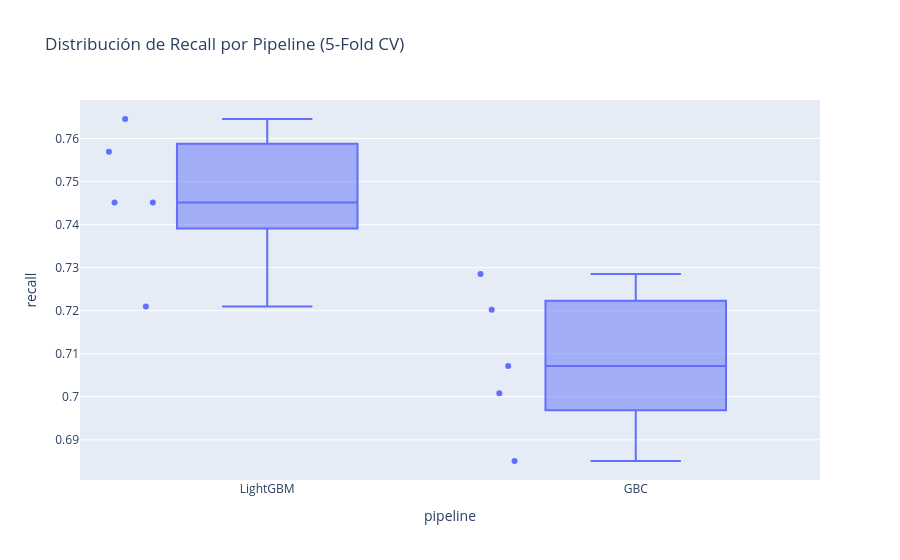

Write notebook code for a chart like this one.
### Code cell
fig = px.box(
    df_cv_results,
    x="pipeline",
    y="recall",
    points="all",  
    title="Distribución de Recall por Pipeline (5-Fold CV)"
)

fig.show()

### Figure 1 — Plotly figure (JSON) as saved in the notebook; plotly's stock layout.template omitted (floating-point values rounded to 4 significant figures)
{"data": [{"alignmentgroup": "True", "boxpoints": "all", "hovertemplate": "pipeline=%{x}<br>recall=%{y}<extra></extra>", "legendgroup": "", "marker": {"color": "#636efa"}, "name": "", "notched": false, "offsetgroup": "", "orientation": "v", "showlegend": false, "type": "box", "x": ["LightGBM", "LightGBM", "LightGBM", "LightGBM", "LightGBM", "GBC", "GBC", "GBC", "GBC", "GBC"], "x0": " ", "xaxis": "x", "y": [0.721, 0.7569, 0.7452, 0.7645, 0.7452, 0.6851, 0.7072, 0.7285, 0.7008, 0.7202], "y0": " ", "yaxis": "y"}], "layout": {"boxmode": "group", "legend": {"tracegroupgap": 0}, "title": {"text": "Distribución de Recall por Pipeline (5-Fold CV)"}, "xaxis": {"anchor": "y", "domain": [0, 1], "title": {"text": "pipeline"}}, "yaxis": {"anchor": "x", "domain": [0, 1], "title": {"text": "recall"}}}}
